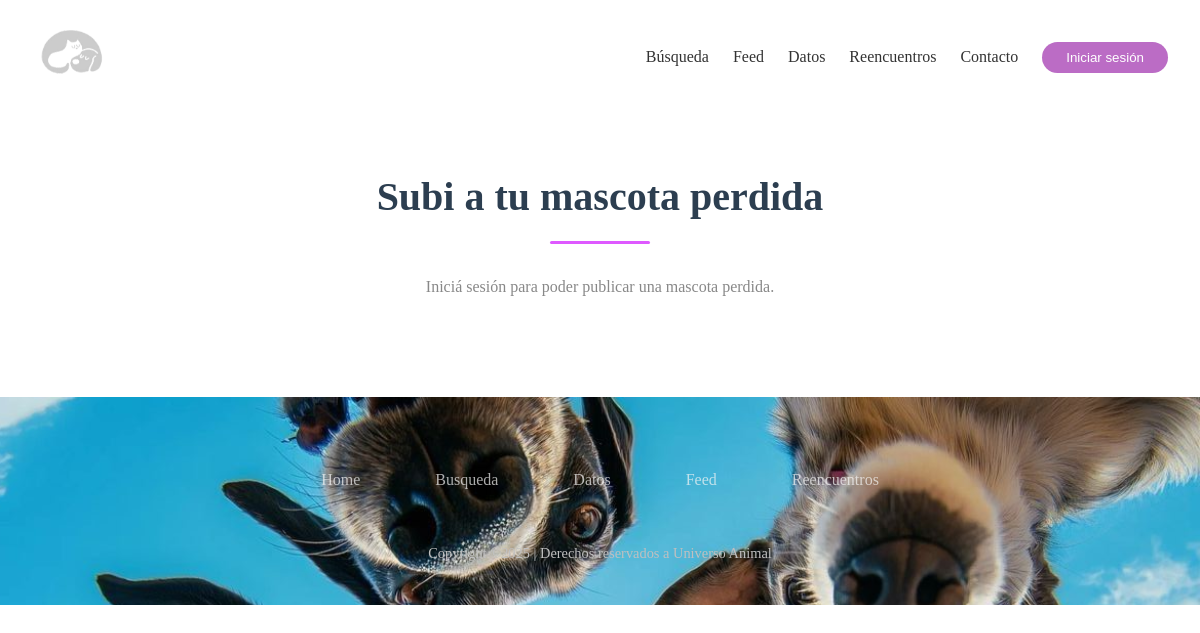
The page /redsocial/ver.php on the database as committed earlier.
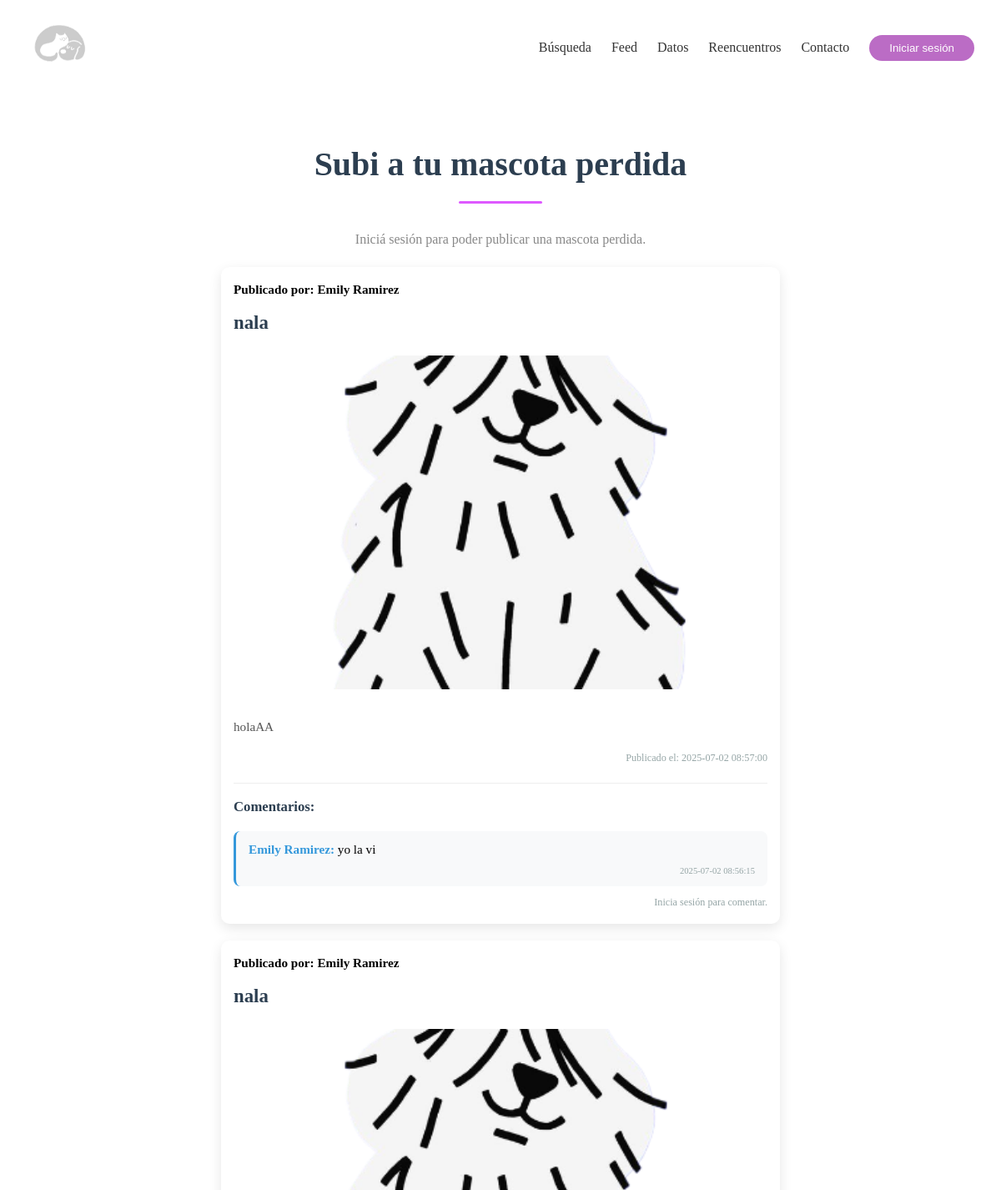
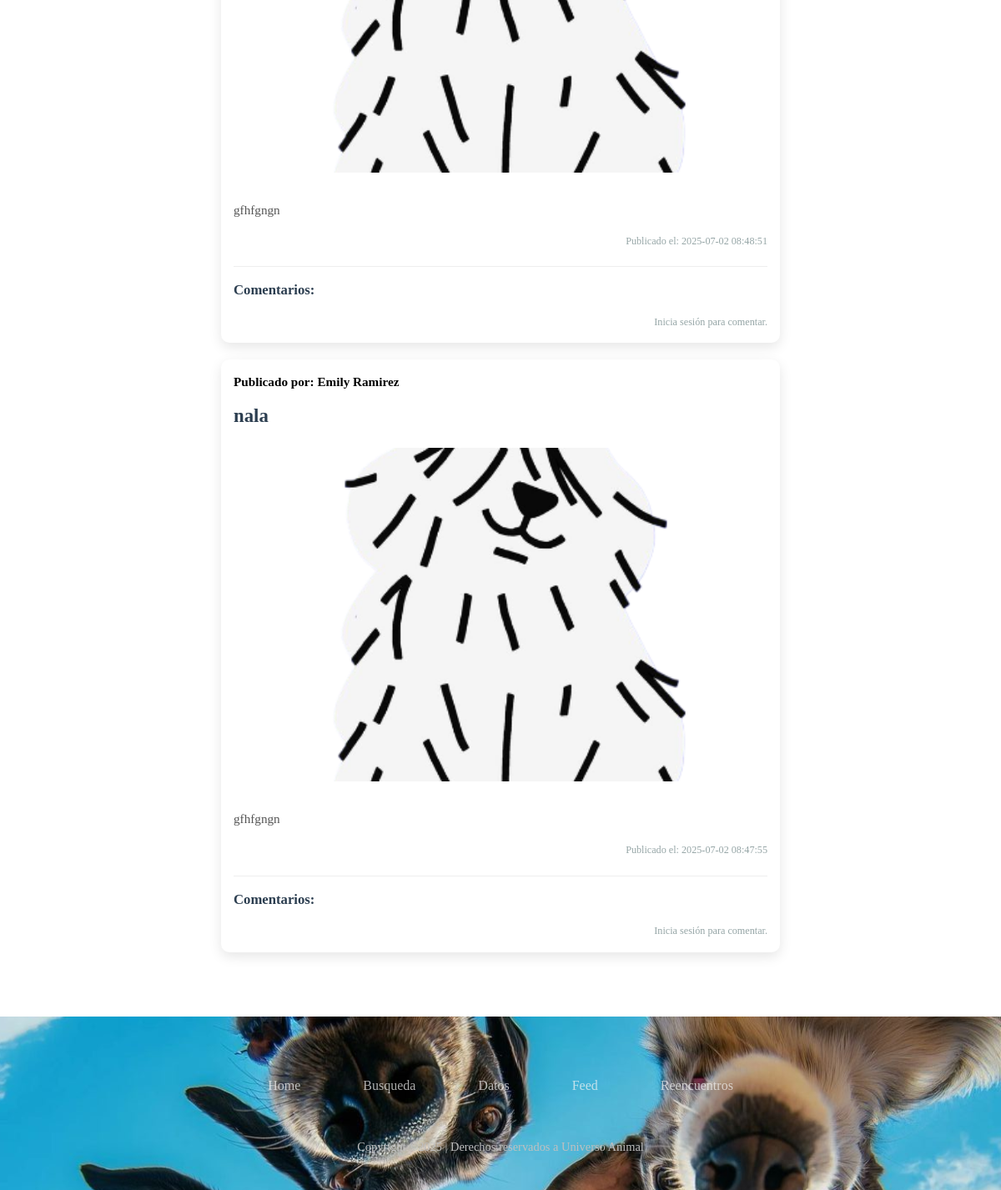
The same page on the database as committed later (2 pictures, top to bottom).
### tables this page shows
CREATE TABLE `mascotas_perdidas` (
  `id` int(11) NOT NULL,
  `nombre` varchar(100) NOT NULL,
  `descripcion` text NOT NULL,
  `foto` varchar(255) NOT NULL,
  `fecha` timestamp NOT NULL DEFAULT current_timestamp(),
  `usuario_id` int(11) DEFAULT NULL
);

CREATE TABLE `usuarios` (
  `id` int(11) NOT NULL,
  `nombre` varchar(50) NOT NULL,
  `email` varchar(100) NOT NULL,
  `password` varchar(255) NOT NULL,
  `telefono` varchar(20) DEFAULT NULL,
  `rol` varchar(50) DEFAULT 'usuario'
);

CREATE TABLE `comentarios` (
  `id` int(11) NOT NULL,
  `publicacion_id` int(11) NOT NULL,
  `usuario_id` int(11) NOT NULL,
  `texto` text NOT NULL,
  `fecha` datetime DEFAULT current_timestamp()
);

### redsocial/ver.php (the view, shortened to what this page needs)
<?php
$conexion = new mysqli("localhost", "root", "", "universoanimal");
$sql = "SELECT m.*, u.nombre AS nombre_usuario
FROM mascotas_perdidas m
LEFT JOIN usuarios u ON m.usuario_id = u.id
ORDER BY m.fecha DESC";
$resultado = $conexion->query($sql);
?>
<!DOCTYPE html>
<html lang="es">
<head>
    <link rel="stylesheet" href="../estilos/diseño.css?v=<?php echo time(); ?>">
</head>
<body>
<header class="Encabezado">
        <div class="logo-container">
            <img src="../img/logo.png">
        </div>
        <nav class="menu">
            <a href="pages/" class="styled-link">Búsqueda</a>
            <a href="redsocial/ver.php" class="styled-link">Feed</a>
            <div class="dropdown">
            <a href="" class="styled-link">Datos</a>
            </div>
            <a href="pages/" class="styled-link">Reencuentros</a>
            <a href="contacto.php" class="styled-link">Contacto</a>
            <button class="boton"><a href="Registro/Index.php">Iniciar sesión</a></button>
        </nav>
    </header>
<br><br>
    <h1 class="titu">Subi a tu mascota perdida</h1>
    <?php if (isset($_SESSION['usuario_id'])): ?>
    <div class="boton-publicar-container">
        <a href="publicar.php" class="boton-publicar">+ Nueva publicación</a>
    </div>
<?php else: ?>
    <p class="aviso-login">Iniciá sesión para poder publicar una mascota perdida.</p>
<?php endif; ?>
    <div class="conten">
    <?php while($fila = $resultado->fetch_assoc()): ?>
        <div class="publicacion">
            <strong>Publicado por: <?php echo htmlspecialchars($fila['nombre_usuario']); ?></strong>
            <h2><?php echo htmlspecialchars($fila['nombre']); ?></h2>
            <img src="<?php echo $fila['foto']; ?>" alt="Foto de la mascota">
            <p><?php echo nl2br(htmlspecialchars($fila['descripcion'])); ?></p>
            <small>Publicado el: <?php echo $fila['fecha']; ?></small>
            <div class="comentarios">
                <h4>Comentarios:</h4>
                <?php
                $comentarios_sql = "SELECT c.texto, c.fecha, u.nombre
                                    FROM comentarios c
                                    JOIN usuarios u ON c.usuario_id = u.id
                                    WHERE c.publicacion_id = ?
                                    ORDER BY c.fecha ASC";
                $comentarios_stmt = $conexion->prepare($comentarios_sql);
                $comentarios_stmt->bind_param("i", $fila['id']);
                $comentarios_stmt->execute();
                $comentarios_resultado = $comentarios_stmt->get_result();
                ?>
                <?php while($coment = $comentarios_resultado->fetch_assoc()): ?>
                    <div class="comentario">
                        <strong><?php echo htmlspecialchars($coment['nombre']); ?>:</strong>
                        <?php echo htmlspecialchars($coment['texto']); ?>
                     <small><?php echo $coment['fecha']; ?></small>
                    </div>
                <?php endwhile; ?>
                <?php if (isset($_SESSION['usuario_id'])): ?>
                    <form class="form-comentario" action="comentar.php" method="POST">
                        <input type="hidden" name="publicacion_id" value="<?php echo $fila['id']; ?>">
                        <textarea name="texto" rows="2" required></textarea>
                        <br>
                        <button type="submit">Comentar</button>
                    </form>
                <?php else: ?>
                    <small>Inicia sesión para comentar.</small>
                <?php endif; ?>
            </div>
        </div>
    <?php endwhile; ?>
</div>
<br><br><br>
<div class="footerContainer">
        <div class="footerNav">
           <ul>
            <li><a href="">Home</a></li>
            <li><a href="">Busqueda</a></li>
            <li><a href="">Datos</a></li>
            <li><a href="">Feed</a></li>
            <li><a href="">Reencuentros</a></li>
           </ul>
        </div>
        <div class="footerBotton">
            <p>Copyright &copy;2025 | Derechos reservados a Universo Animal</p>
        </div>
</body>
</html>

### estilos/diseño.css (style rules this page uses)
* { margin: 0; padding: 0; box-sizing: border-box; }
body { line-height: 1.6; }
.Encabezado { display: flex; justify-content: space-between; align-items: center; padding: 1rem 2rem; background-color: white; position: relative; flex-wrap: wrap; }
.logo-container img { width: 80px; height: auto; transition: transform 0.3s ease; }
.menu { display: flex; align-items: center; gap: 1.5rem; }
.styled-link { position: relative; color: #333; text-decoration: none; font-weight: 500; padding: 0.5rem 0; transition: color 0.3s ease; }
.styled-link::before { content: ''; position: absolute; width: 100%; height: 2px; bottom: 0; left: 0; background-color: #d49cdb; visibility: hidden; transform: scaleX(0); transition: all 0.3s ease-in-out; }
.dropdown { position: relative; }
.boton { background-color: #bb6cc5; border-radius: 20px; padding: 0.5rem 1.5rem; transition: all 0.3s ease; border: none; cursor: pointer; }
.boton a { color: white; text-decoration: none; font-weight: 500; }
.footerContainer { width: 100%; padding: 40px 30px 20px; background-image: url('../img/footeer.jpg'); background-size: cover; }
.footerNav { margin: 30px 0; }
.footerNav ul { display: flex; justify-content: center; color: #282828; flex-wrap: wrap; padding: 0; margin: 0; list-style-type: none; gap: 15px; }
.footerNav ul li a { color: #f5f5f5; margin: 20px; opacity: 0.7; transition: al 0.3 ease; text-decoration: none; font-size: 1rem; padding: 5px 10px; border-radius: 4px; }
.footerBotton { padding: 20px; text-align: center; font-size: 0.9rem; }
.footerBotton { color: #c0c0c0; }
.titu { text-align: center; color: #2c3e50; margin-bottom: 30px; font-size: 2.5em; position: relative; padding-bottom: 15px; }
.titu::after { content: ""; position: absolute; bottom: 0; left: 50%; transform: translateX(-50%); width: 100px; height: 3px; background-color: #de59ff; border-radius: 2px; }
.aviso-login { text-align: center; color: #888; margin-bottom: 20px; }
.conten { max-width: 700px; margin: 0 auto; display: grid; grid-gap: 20px; padding: 0 15px; }
.publicacion { max-width: 100%; background: white; border-radius: 10px; box-shadow: 0 5px 15px rgba(0, 0, 0, 0.1); overflow: hidden; padding: 15px; font-size: 0.95em; }
.publicacion h2 { color: #2c3e50; margin: 10px 0; font-size: 1.5em; }
.publicacion img { width: 100%; max-height: 400px; object-fit: cover; border-radius: 8px; margin: 10px 0; }
.publicacion p { margin: 15px 0; color: #555; line-height: 1.7; }
.publicacion small { display: block; color: #95a5a6; font-size: 0.8em; margin-top: 10px; text-align: right; }
.comentarios { margin-top: 20px; padding-top: 15px; border-top: 1px solid #eee; }
.comentarios h4 { color: #2c3e50; margin-bottom: 15px; font-size: 1.1em; }
.comentario { background: #f8f9fa; padding: 10px 15px; border-radius: 8px; margin-bottom: 10px; border-left: 3px solid #3498db; }
.comentario strong { color: #3498db; }
.comentario small { display: block; color: #95a5a6; font-size: 0.7em; margin-top: 5px; }

Rows that differ between the two databases and show on the page:
added mascotas_perdidas: usuario.nombre "Emily Ramirez", nombre "nala", foto (picture), descripcion "holaAA", fecha "2025-07-02 08:57:00"
added comentarios: usuario.nombre "Emily Ramirez", texto "yo la vi", fecha "2025-07-02 08:56:15"
added mascotas_perdidas: usuario.nombre "Emily Ramirez", nombre "nala", foto (picture), descripcion "gfhfgngn", fecha "2025-07-02 08:48:51"
added mascotas_perdidas: usuario.nombre "Emily Ramirez", nombre "nala", foto (picture), descripcion "gfhfgngn", fecha "2025-07-02 08:47:55"
